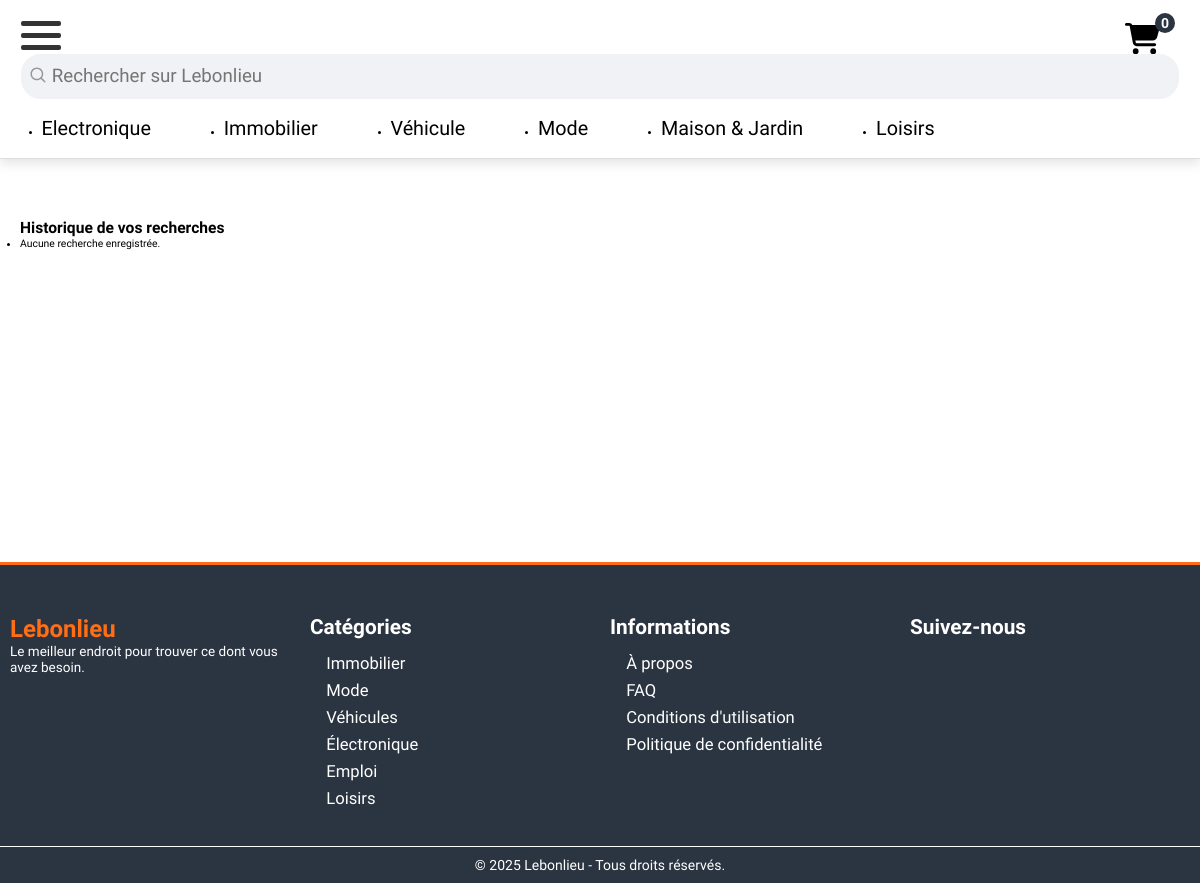
Page /produit/historique/ (signed in) on the earlier database version.
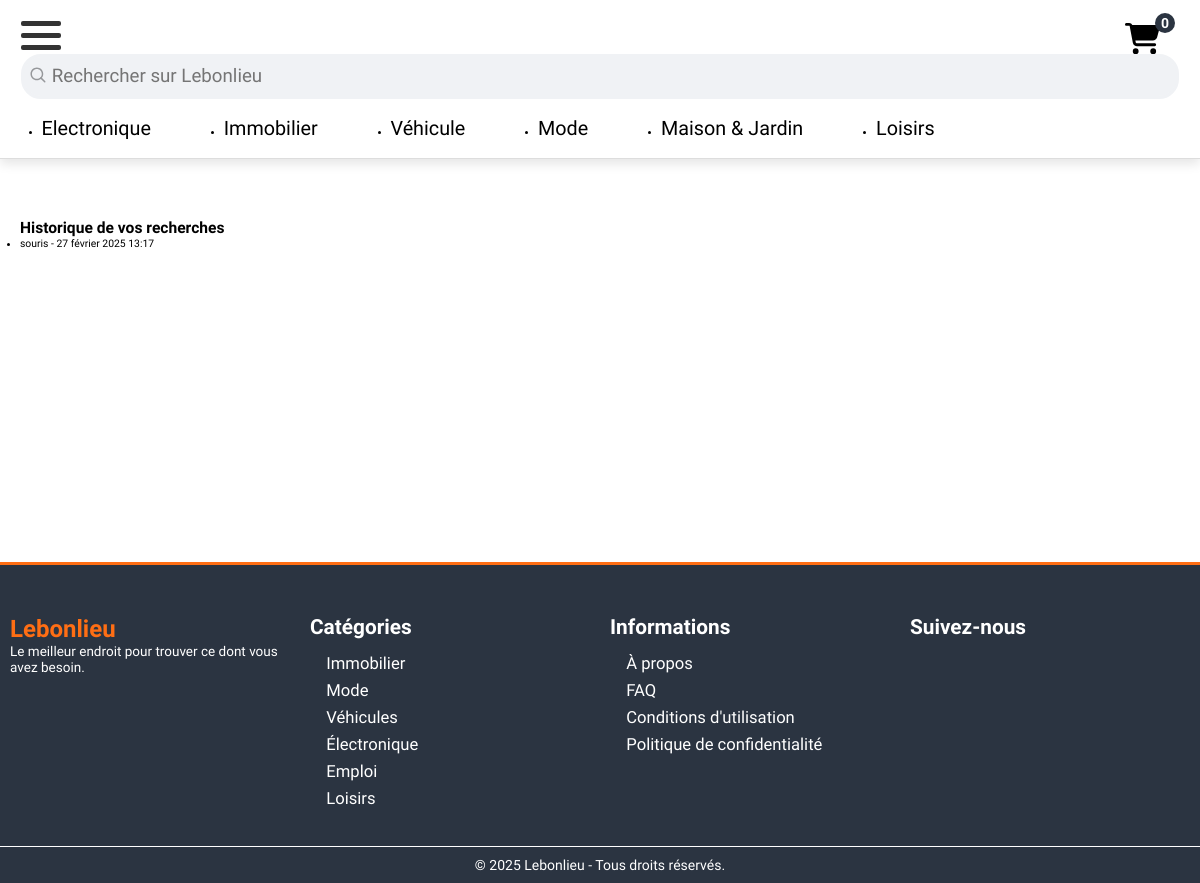
Same page on the later database version.
### produits/models.py (models this page shows, shortened)
class RechercheUtilisateur(models.Model):
    utilisateur = models.ForeignKey(settings.AUTH_USER_MODEL,on_delete=models.CASCADE)
    terme = models.CharField(max_length=200)
    date_recherche = models.DateTimeField(auto_now_add=True)

### produits/views.py (the view)
# urls.py: path('historique/',HistoriqueRechercheView.as_view(), name='historique'),
class HistoriqueRechercheView(LoginRequiredMixin, ListView):
    model = RechercheUtilisateur
    template_name = 'produits/historique.html'
    context_object_name = 'recherches'
    def get_queryset(self):
        return RechercheUtilisateur.objects.filter(utilisateur=self.request.user).order_by('-date_recherche')
    def get_context_data(self, **kwargs):
        context = super().get_context_data(**kwargs)
        context['static_version'] = now().timestamp()
        return context

### produits/context_processors.py (called while the page is built)
def categories_produits(request):
    categories = Categorys.objects.all()  # Récupérer toutes les catégories
    return {'categories_produits': categories}

def super_categories(request):
    return {'super_categorie': SuperCategorys.objects.all()}

### produits/templates/produits/historique.html
{% extends "E_commerce/base.html" %}
{% load static %}
{% block link %}
<link rel="stylesheet" href=" {% static 'produits/css/recher_histori.css' %}?v={{ static_version }} " />
{% endblock link %}
{% block content %}
<section class="section_produit">
<div class="container_histo">
    <h2>Historique de vos recherches</h2>
    <ul>
        {% for recherche in recherches %}
            <li>{{ recherche.terme }} - {{ recherche.date_recherche }}</li>
        {% empty %}
            <li>Aucune recherche enregistrée.</li>
        {% endfor %}
    </ul>
</div>
</section>
{% endblock %}

### E_commerce/templates/E_commerce/base.html (shortened to what this page needs)
{% load static %}
<!DOCTYPE html>
<html lang="fr">
  <head>
    <link rel="stylesheet" href=" {% static 'E_commerce/css/base.css' %}?v={{ static_version }} " />
    <link
      rel="stylesheet"
      href="{% static 'E_commerce/css/fontawesome/css/all.css' %}?v={{ static_version }}"
    />
    {% block link %}{% endblock link %}
  </head>
  <body>
    <section class="head" id="head">
      <div class="heading">
      <div class="menu">
        <div class="menu-head">
        <button
          id="menubtn"
          aria-label="Open menu"
          style="background: none; border: none; cursor: pointer"
        >
          <svg width="40" height="30" viewBox="0 0 40 30">
            <rect width="40" height="5" y="0" fill="#333" rx="2"></rect>
            <rect width="40" height="5" y="12" fill="#333" rx="2"></rect>
            <rect width="40" height="5" y="24" fill="#333" rx="2"></rect>
          </svg>
          </button>
          <a href="{% url 'checkout' %}" class="iconcon">
              <div class="panier">
                <span class="compteur_panier" class="dabge">0</span>
              </div>
            </a>
        </div>
        <form method="GET" action="{% url 'recherche' %}">
          <div id="boxrecher">
            <div class="recher2">
            <button type='submit'>
              </button>
              <input type="text" name='recherche' placeholder="Rechercher sur Lebonlieu" />
            </div>
          </div>
        </form>
      </div>
      <nav class="navbar">
        <div class="head-bottom">
          <ul class="min_ul">
            <li>
              <a href="#" >Electronique</a>
            </li>
            <li>
              <a href="#" >Immobilier</a>
            </li>
            <li>
              <a href="#" >Véhicule</a>
            </li>
            <li>
              <a href="#" >Mode</a>
            <li id="textlong">
              <a href="#" >Maison & Jardin</a>
            </li>
            <li>
              <a href="#" >Loisirs</a>
            </li>
          </ul>
      </div>
        </div>
    </section>
    {% block content %}{% endblock content %}
    <footer class="footer">
        <div class="footer-container">
            <div class="footer-section logo-section">
                <h2 class="footer-logo">Lebonlieu</h2>
                <p>Le meilleur endroit pour trouver ce dont vous avez besoin.</p>
            </div>
            <div class="footer-section">
                <h3>Catégories</h3>
                <ul>
                    <li><a href="#"><i class="fas fa-angle-right"></i> Immobilier</a></li>
                    <li><a href="#"><i class="fas fa-angle-right"></i> Mode</a></li>
                    <li><a href="#"><i class="fas fa-angle-right"></i> Véhicules</a></li>
                    <li><a href="#"><i class="fas fa-angle-right"></i> Électronique</a></li>
                    <li><a href="#"><i class="fas fa-angle-right"></i> Emploi</a></li>
                    <li><a href="#"><i class="fas fa-angle-right"></i> Loisirs</a></li>
                </ul>
            </div>
            <div class="footer-section">
                <h3>Informations</h3>
                <ul>
                    <li><a href="#"><i class="fas fa-angle-right"></i> À propos</a></li>
                    <li><a href="#"><i class="fas fa-angle-right"></i> FAQ</a></li>
                    <li><a href="#"><i class="fas fa-angle-right"></i> Conditions d'utilisation</a></li>
                    <li><a href="#"><i class="fas fa-angle-right"></i> Politique de confidentialité</a></li>
                </ul>
            </div>
            <div class="footer-section">
                <h3>Suivez-nous</h3>
                <div class="social-icons">
                    <a href="#"><i class="fab fa-facebook"></i></a>
                    <a href="#"><i class="fab fa-instagram"></i></a>
                    <a href="#"><i class="fab fa-twitter"></i></a>
                    <a href="#"><i class="fab fa-linkedin"></i></a>
                </div>
            </div>
        </div>
        <div class="footer-bottom">
            <p>&copy; 2025 Lebonlieu - Tous droits réservés.</p>
        </div>
    </footer>
  </body>
</html>

### E_commerce/static/E_commerce/css/base.css (style rules this page uses)
* { font-family: "Nunito Sans", sans-serif; margin: 0; padding: 0; box-sizing: border-box; border: none; text-decoration: none; outline: none; }
section { padding: 0 3%; }
html { font-size: 65%; -webkit-text-size-adjust: 100%; -ms-text-size-adjust: 100%; }
.head { display: flex; justify-content: center; background-color: #fff; position: sticky; left: 0; top: 0; right: 0; bottom: 0; z-index: 1000 !important; box-sizing: content-box; border-bottom: 1px solid #ddd; box-shadow: 0 0.5rem 1rem rgba(0, 0, 0, 0.1); }
.head-bottom .min_ul { display: none; }
.head-bottom ul li { position: relative; cursor: pointer; padding: 18px 0; margin-right: 7rem; }
.head-bottom ul li a { position: relative; cursor: pointer; }
.head-bottom ul li::after { content: ""; position: absolute; top: 46px; left: 50%; bottom: 0; height: 4px; width: 0; background-color: rgb(80, 77, 76); transition: width 0.3s ease, left 0.3s ease; }
.head-bottom ul li a { display: inline; width: 100%; color: black; font-size: 1.9rem; }
.menu { display: none; }
.footer { background: rgb(43, 52, 65); color: #ffff; padding: 40px 0 0; font-family: "Arial", sans-serif; border-top: 3px solid #ff6e14ff; }
.footer-container { display: flex; justify-content: space-between; max-width: 1200px; margin: auto; flex-wrap: wrap; }
.footer-section { flex: 1; margin: 10px; min-width: 200px; }
.footer-logo { color: #ff6e14ff; font-size: 24px; font-weight: bold; }
.footer-section h3 { margin-bottom: 15px; font-size: 2rem; font-weight: bold; color: #fff; }
.footer-section p { font-size: 1.3rem; }
.footer-section ul { list-style: none; padding: 0; }
.footer-section ul li { margin: 8px 0; }
.footer-section ul li a { text-decoration: none; font-size: 1.6rem; color: #fff; transition: color 0.3s; }
.footer-section ul li a i { color: #ff6e14ff; font-size: 1.5rem; transition: 0.2s linear; }
.social-icons a { display: inline-block; margin-right: 10px; font-size: 20px; color: #fff; transition: color 0.3s; }
.footer-bottom { border-top: 1px solid white; text-align: center; margin-top: 20px; font-size: 14px; background: rgb(43, 52, 65); color: white; padding: 10px 0; }
@media (max-width: 1200px) { .head .min_ul { display: flex; flex-wrap: nowrap; justify-content: flex-start; overflow-x: scroll; scroll-behavior: smooth; scrollbar-width: none; padding-left: 2rem; } }
@media (max-width: 1200px) { .head .min_ul li { list-style: disc; margin-right: 7rem; } }
@media (max-width: 1200px) { .head .min_ul #textlong { white-space: nowrap; } }
@media (max-width: 1200px) { .menu { display: block; } }
@media (max-width: 1200px) { #menubtn { display: block; transform: 0.3s linear; } }
@media (max-width: 1200px) { #head { display: block; padding: 2rem 2rem 10%; padding-bottom: 0; } }
@media (max-width: 1200px) { #head .menu .menu-head a { margin-left: auto; margin-right: auto; } }
@media (max-width: 1200px) { #head .menu .menu-head { display: flex; } }
@media (max-width: 1200px) { #head .menu-head .panier { width: 100%; height: 100%; display: flex; flex-direction: column; justify-content: center; } }
@media (max-width: 1200px) { #head .menu-head .panier svg { width: 35px; height: 35px; color: #000; } }
@media (max-width: 1200px) { #head .menu-head .panier .compteur_panier { background: rgb(43, 52, 65); color: white; font-size: 14px; width: 20px; height: 20px; border-radius: 50%; display: flex; justify-content: center; align-items: center; font-weight: bold; position: absolute; top: -8px; margin-left: 30px; } }
@media (max-width: 1200px) { #head .menu-head .iconcon { position: absolute; right: 40px; } }
@media (max-width: 1200px) { #boxrecher { display: flex; justify-content: center; flex-direction: column; gap: 0.7rem; width: 100%; align-items: center; } }
@media (max-width: 1200px) { #boxrecher .recher2 { display: flex; width: 100%; height: 45px; border: 3px solid rgb(240, 242, 245); background-color: rgb(240, 242, 245); border-radius: 20px; align-items: center; justify-content: center; } }
@media (max-width: 1200px) { #boxrecher .recher2 input { background: none; width: 100%; height: 100%; font-size: 1.8rem; } }
@media (max-width: 1200px) { #boxrecher .recher2 button { background: none; } }
@media (max-width: 1200px) { #boxrecher .recher2 svg { background: none; width: 18px; height: 18px; margin: auto; color: rgb(150, 152, 155); margin: 5px; } }

Differences in the rows shown:
added RechercheUtilisateur: terme "souris", date_recherche "27 février 2025 13:17"
Other differences:
text no longer shown: "Aucune recherche enregistrée."
